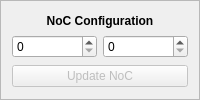
            <widget class="QFrame" name="frame_cfg">
             <property name="sizePolicy">
              <sizepolicy hsizetype="Minimum" vsizetype="Minimum">
               <horstretch>0</horstretch>
               <verstretch>0</verstretch>
              </sizepolicy>
             </property>
             <property name="frameShape">
              <enum>QFrame::StyledPanel</enum>
             </property>
             <property name="frameShadow">
              <enum>QFrame::Raised</enum>
             </property>
             <layout class="QGridLayout" name="gridLayout_3">
              <item row="1" column="2">
               <widget class="QSpinBox" name="spinBox_nocx"/>
              </item>
              <item row="1" column="1">
               <widget class="QSpinBox" name="spinBox_nocy"/>
              </item>
              <item row="2" column="1" colspan="2">
               <widget class="QPushButton" name="pushButton_noc">
                <property name="enabled">
                 <bool>false</bool>
                </property>
                <property name="text">
                 <string>Update NoC</string>
                </property>
               </widget>
              </item>
              <item row="0" column="1" colspan="2">
               <widget class="QLabel" name="label_mesh">
                <property name="sizePolicy">
                 <sizepolicy hsizetype="Preferred" vsizetype="Fixed">
                  <horstretch>0</horstretch>
                  <verstretch>0</verstretch>
                 </sizepolicy>
                </property>
                <property name="minimumSize">
                 <size>
                  <width>0</width>
                  <height>15</height>
                 </size>
                </property>
                <property name="font">
                 <font>
                  <weight>75</weight>
                  <bold>true</bold>
                 </font>
                </property>
                <property name="text">
                 <string>NoC Configuration</string>
                </property>
                <property name="alignment">
                 <set>Qt::AlignCenter</set>
                </property>
               </widget>
              </item>
             </layout>
            </widget>
